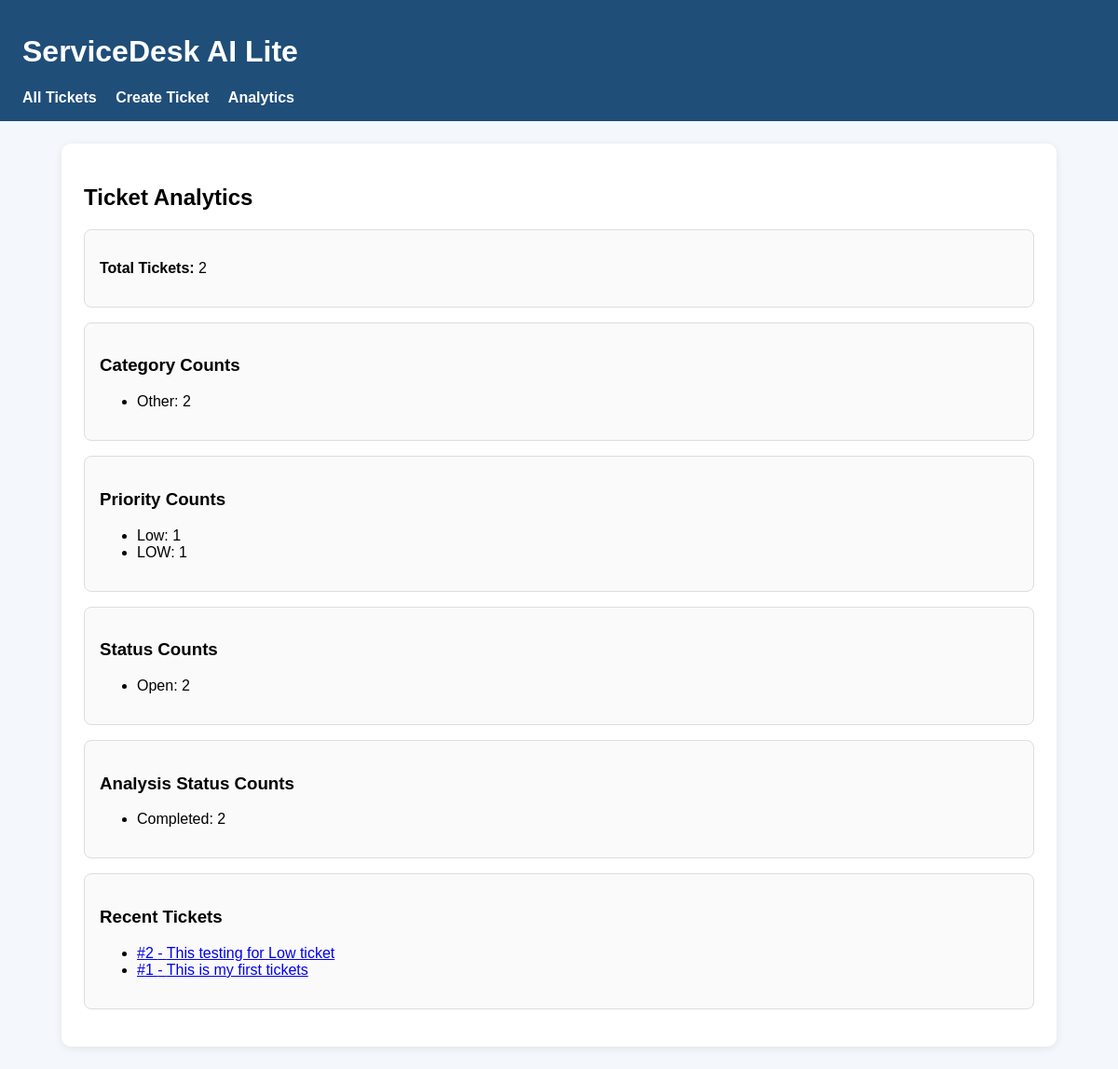
The app's page /tickets/analytics/, older data.
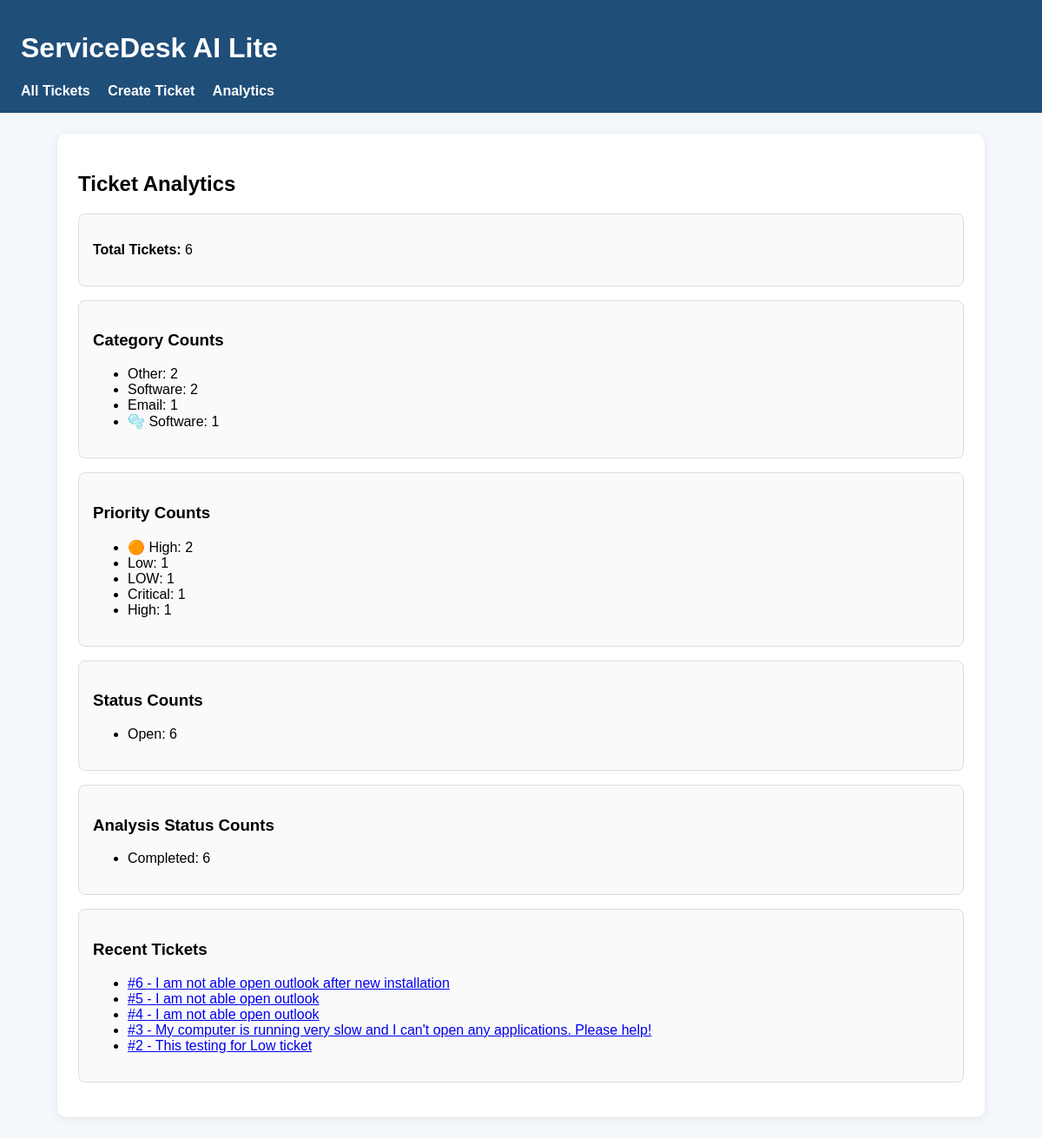
The same page, newer data.
### tickets/models.py (models this page shows, shortened)
class Ticket(models.Model):
    CATEGORY_CHOICES = [
        ("Network", "Network"),
        ("Software", "Software"),
        ("Hardware", "Hardware"),
        ("Access", "Access"),
        ("Email", "Email"),
        ("Security", "Security"),
        ("Other", "Other"),
    ]
    PRIORITY_CHOICES = [
        ("Low", "Low"),
        ("Medium", "Medium"),
        ("High", "High"),
        ("Critical", "Critical"),
    ]
    STATUS_CHOICES = [
        ("Open", "Open"),
        ("In Progress", "In Progress"),
        ("Resolved", "Resolved"),
        ("Closed", "Closed"),
    ]
    ANALYSIS_STATUS_CHOICES = [
        ("Pending", "Pending"),
        ("Completed", "Completed"),
        ("Failed", "Failed"),
    ]
    title = models.CharField(max_length=200)
    description = models.TextField()
    category = models.CharField(
        max_length=50,
        choices=CATEGORY_CHOICES,
        default="Other"
    )
    priority = models.CharField(
        max_length=20,
        choices=PRIORITY_CHOICES,
        default="Medium"
    )
    status = models.CharField(
        max_length=20,
        choices=STATUS_CHOICES,
        default="Open"
    )
    analysis_status = models.CharField(
        max_length=20,
        choices=ANALYSIS_STATUS_CHOICES,
        default="Pending"
    )
    ai_summary = models.TextField(blank=True)
    ai_resolution = models.TextField(blank=True)
    created_at = models.DateTimeField(auto_now_add=True)
    updated_at = models.DateTimeField(auto_now=True)

### tickets/views.py (the view)
# urls.py: path("analytics/", views.analytics_view, name="analytics"),
def analytics_view(request):
    analytics_data = get_ticket_analytics()
    return render(request, "tickets/analytics.html", analytics_data)

### tickets/templates/tickets/analytics.html
{% extends "tickets/base.html" %}
{% block content %}
<h2>Ticket Analytics</h2>
<div class="card">
    <p><span class="label">Total Tickets:</span> {{ total_tickets }}</p>
</div>
<div class="card">
    <h3>Category Counts</h3>
    <ul>
        {% for key, value in category_counts.items %}
            <li>{{ key }}: {{ value }}</li>
        {% empty %}
            <li>No data available</li>
        {% endfor %}
    </ul>
</div>
<div class="card">
    <h3>Priority Counts</h3>
    <ul>
        {% for key, value in priority_counts.items %}
            <li>{{ key }}: {{ value }}</li>
        {% empty %}
            <li>No data available</li>
        {% endfor %}
    </ul>
</div>
<div class="card">
    <h3>Status Counts</h3>
    <ul>
        {% for key, value in status_counts.items %}
            <li>{{ key }}: {{ value }}</li>
        {% empty %}
            <li>No data available</li>
        {% endfor %}
    </ul>
</div>
<div class="card">
    <h3>Analysis Status Counts</h3>
    <ul>
        {% for key, value in analysis_status_counts.items %}
            <li>{{ key }}: {{ value }}</li>
        {% empty %}
            <li>No data available</li>
        {% endfor %}
    </ul>
</div>
<div class="card">
    <h3>Recent Tickets</h3>
    <ul>
        {% for ticket in recent_tickets %}
            <li>
                <a href="{% url 'ticket_detail' ticket.id %}">
                    #{{ ticket.id }} - {{ ticket.title }}
                </a>
            </li>
        {% empty %}
            <li>No recent tickets</li>
        {% endfor %}
    </ul>
</div>
{% endblock %}

Row changes from the older to the newer data that the page shows:
no longer on one of the page's lists (row unchanged): Ticket: id "1", title "This is my first tickets"
added Ticket: category_counts "Software", priority_counts "Critical", id "3", title "My computer is running very slow and I can't open any applications. Please help!"
added Ticket: category_counts "Email", priority_counts "High", id "4", title "I am not able open outlook"
added Ticket: category_counts "🫧 Software", id "6", title "I am not able open outlook after new installation"
added Ticket: priority_counts "🟠 High", id "5", title "I am not able open outlook"
Text that changed along with them:
{{ total_tickets }}: "2" → "6"
new list line: ": 2"
new list line: ": 1"
new list line: "Open"
new list line: ": 6"
new list line: "Completed"
list line gone: "Open"
list line gone: ": 2"
list line gone: "Completed"
